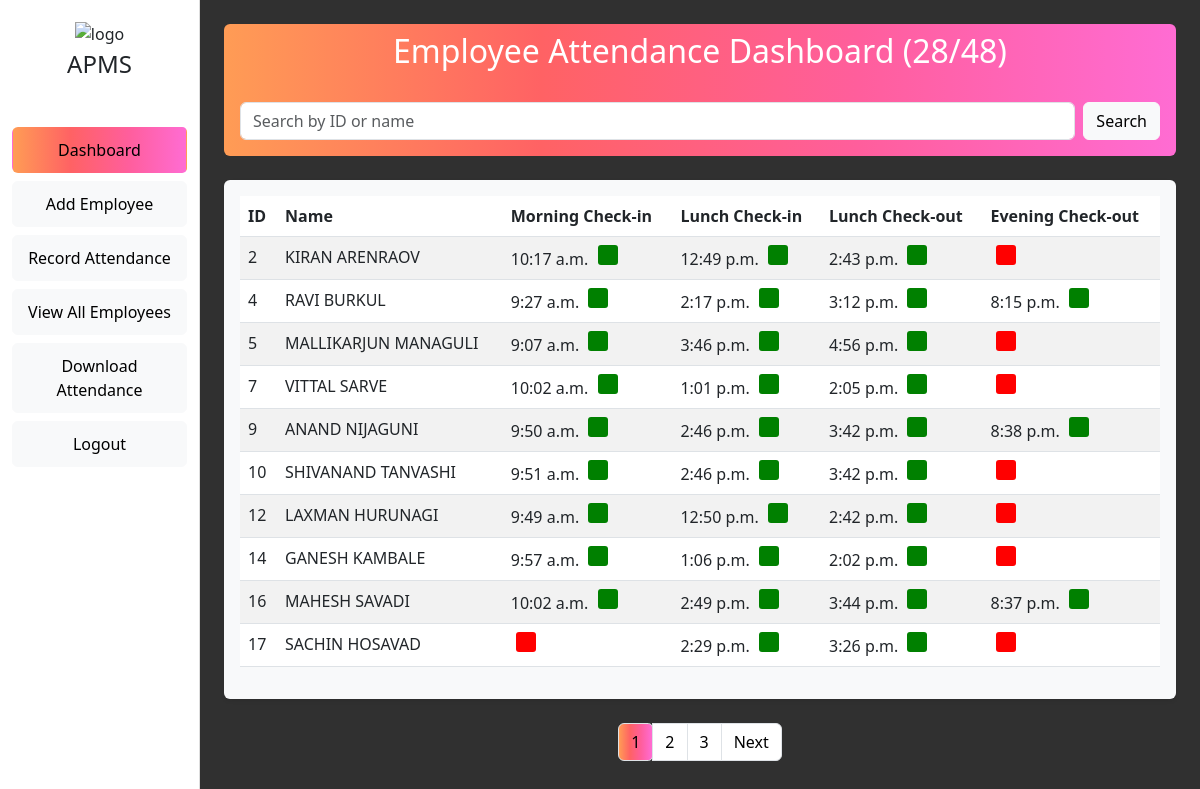
Page /dashboard/ (signed in) on the earlier database version.
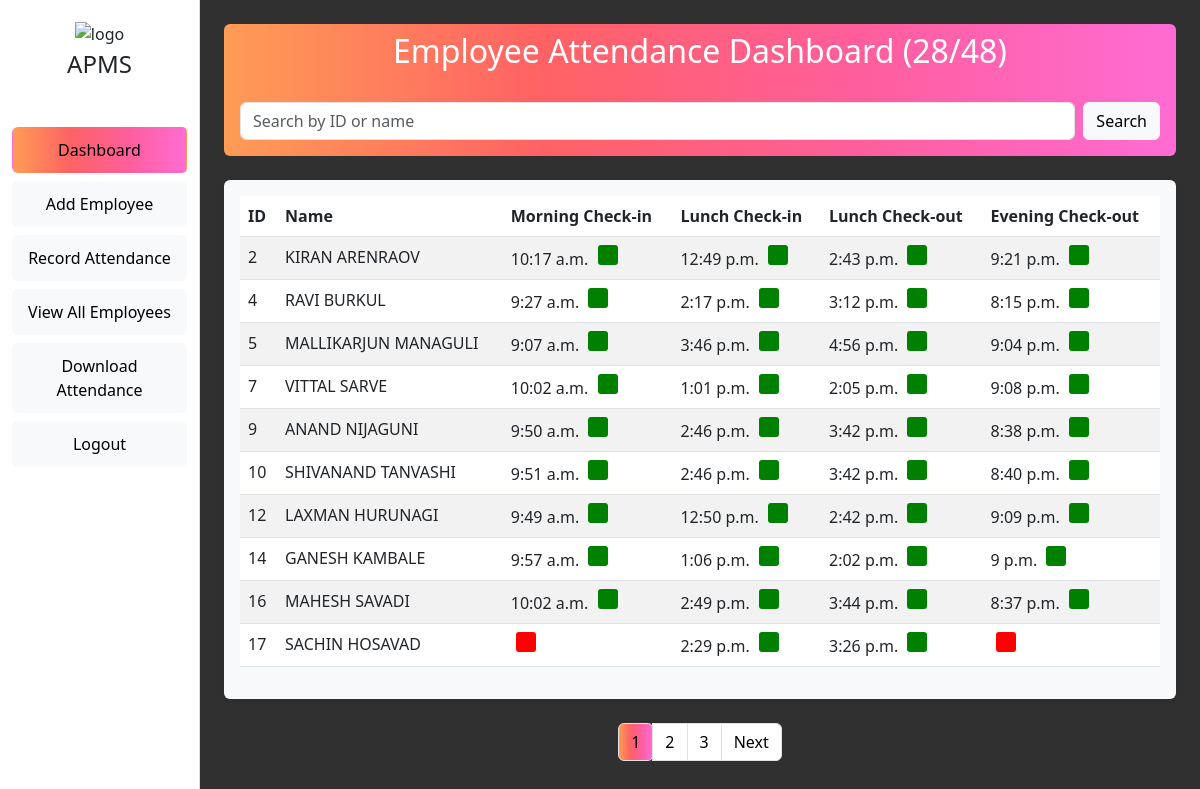
Same page on the later database version.
### emp/models.py (models this page shows, shortened)
class Attendance(models.Model):
    employee = models.ForeignKey(Employee, on_delete=models.CASCADE)
    morning_check_in_time = models.DateTimeField(null=True, blank=True)
    morning_check_out_time = models.DateTimeField(null=True, blank=True)
    lunch_check_in_time = models.DateTimeField(null=True, blank=True)
    lunch_check_out_time = models.DateTimeField(null=True, blank=True)
    date = models.DateField(default=now)

class Employee(models.Model):
    GENDER_CHOICES = [
        ('M', 'Male'),
        ('F', 'Female'),
    ]
    SECTION_CHOICES = [
        ('Billing Section', 'Billing Section'),
        ('Men’s Nicker', 'Men’s Nicker'),
        ('Bag Section', 'Bag Section'),
        ('Saree section', 'Saree section'),
        ('Shirting and Suiting', 'Shirting and Suiting'),
        ('Men’s Readymade', 'Men’s Readymade'),
        ('Parakar', 'Parakar'),
        ('Ladies Undergarments', 'Ladies Undergarments'),
        ('Blouse Pc Section', 'Blouse Pc Section'),
        ('TOP section', 'TOP section'),
        ('Chudi Section', 'Chudi Section'),
        ('Kids Section', 'Kids Section'),
        ('Towel Section', 'Towel Section'),
    ]
    first_name = models.CharField(max_length=100)
    last_name = models.CharField(max_length=100)
    address = models.TextField(blank=True)  # Allow blank values
    gender = models.CharField(max_length=1, choices=GENDER_CHOICES)
    mobile = models.CharField(max_length=11, blank=True)  # Allow blank values
    base_salary = models.DecimalField(max_digits=10, decimal_places=2)
    section = models.CharField(max_length=50, choices=SECTION_CHOICES)  # New section field
    qr_code = models.ImageField(upload_to='qr_codes/', blank=True)
    def __str__(self):
        return f"{self.first_name} {self.last_name}"

### emp/views.py (the view)
# urls.py: path('dashboard/', views.dashboard, name='dashboard'),
def dashboard(request):
    if not request.user.is_authenticated:
        return redirect("admin_login")
    today = date.today()
    search_query = request.GET.get("search", "").strip()
    attendance = Attendance.objects.filter(
        Q(
            morning_check_in_time__isnull=True,
            lunch_check_in_time__isnull=False
        ) |
        Q(
            morning_check_in_time__isnull=False
        ),
        date=today
    ).select_related('employee').order_by('employee__id')
    total_employees = Employee.objects.count()
    employees_in_office=attendance.count()
    if search_query:
        attendance = attendance.filter(
            Q(employee__first_name__icontains=search_query) |
            Q(employee__id__icontains=search_query)
        )
    page_number = request.GET.get("page", 1)
    paginator = Paginator(attendance, 10)  # Show 10 records per page
    attendance_records = paginator.get_page(page_number)
    return render(request, "dashboard.html", {"attendance_records": attendance_records, "search_query": search_query,            "total_employees": total_employees,
            "employees_in_office": employees_in_office,})

### emp/templates/dashboard.html (shortened to what the changed rows need)
<!DOCTYPE html>
<html lang="en">
<head>
    <link href="https://cdn.jsdelivr.net/npm/bootstrap@5.3.0-alpha3/dist/css/bootstrap.min.css" rel="stylesheet">
</head>
<body class="gradient-form" style="background-color:#424242;">
    <div class="container-fluid">
        <div class="row">
            <div class="col-md-9 col-lg-10" style="background-color:  #303030;">
                <div class="container mt-4">
                    <div class="gradient-custom-2 rounded-2">
                        <h2 class="text-center mb-3 pt-2 text-white">Employee Attendance Dashboard ({{ employees_in_office }}/{{ total_employees }})</h2>
                    </div>
                    <div class="table-responsive bg-light rounded shadow-sm p-3 mb-4">
                        <table class="table table-striped">
                            <thead>
                                <tr>
                                    <th>ID</th>
                                    <th>Name</th>
                                    <th>Morning Check-in</th>
                                    <th>Lunch Check-in</th>
                                    <th>Lunch Check-out</th>
                                    <th>Evening Check-out</th>
                                </tr>
                            </thead>
                            <tbody>
                                {% if attendance_records %}
                                {% for record in attendance_records %}
                                <tr>
                                    <td>{{ record.employee.id }}</td>
                                    <td>{{ record.employee }}</td>
                                    <td>
                                        <span>{{ record.morning_check_in_time|date:"P" }}</span>
                                        <span
                                            class="status-box {% if record.morning_check_in_time is not None %}status-green{% else %}status-red{% endif %}"></span>
                                    </td>
                                    <td>
                                        <span>{{ record.lunch_check_in_time|date:"P" }}</span>
                                        <span
                                            class="status-box {% if record.lunch_check_in_time is not None %}status-green{% else %}status-red{% endif %}"></span>
                                    </td>
                                    <td>
                                        <span>{{ record.lunch_check_out_time|date:"P" }}</span>
                                        <span
                                            class="status-box {% if record.lunch_check_out_time is not None %}status-green{% else %}status-red{% endif %}"></span>
                                    </td>
                                    <td>
                                        <span>{{ record.morning_check_out_time|date:"P" }}</span>
                                        <span
                                            class="status-box {% if record.morning_check_out_time is not None %}status-green{% else %}status-red{% endif %}"></span>
                                    </td>
                                </tr>
                                {% endfor %}
                                {% else %}
                                <tr>
                                    <td colspan="6" class="text-center">No attendance records found.</td>
                                </tr>
                                {% endif %}
                            </tbody>
                        </table>
                        </div>
                </div>
            </div>
        </div>
    </div>
</body>
</html>

Differences in the rows shown:
changed Attendance "KIRAN ARENRAOV": morning_check_out_time (not shown) → "9:21 p.m."
changed Attendance "MALLIKARJUN MANAGULI": morning_check_out_time (not shown) → "9:04 p.m."
changed Attendance "VITTAL SARVE": morning_check_out_time (not shown) → "9:08 p.m."
changed Attendance "SHIVANAND TANVASHI": morning_check_out_time (not shown) → "8:40 p.m."
changed Attendance "LAXMAN HURUNAGI": morning_check_out_time (not shown) → "9:09 p.m."
changed Attendance "GANESH KAMBALE": morning_check_out_time (not shown) → "9 p.m."
